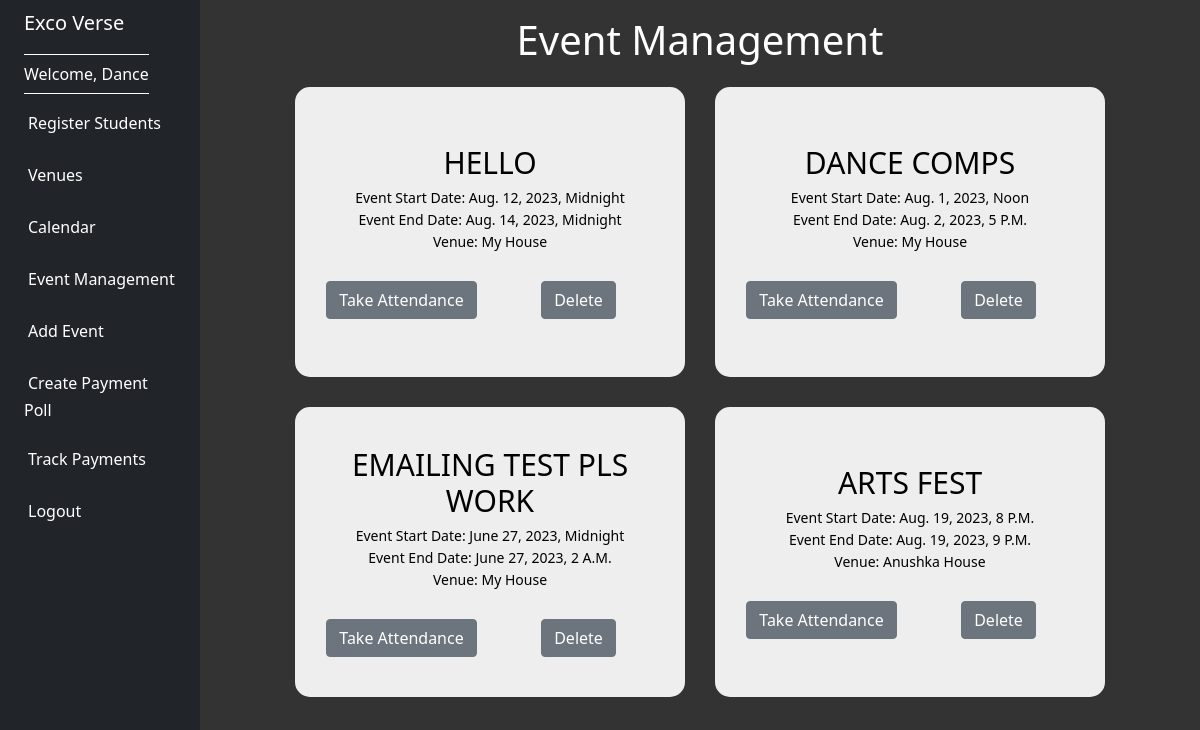
The app's page /all_events/ (signed in), older data.
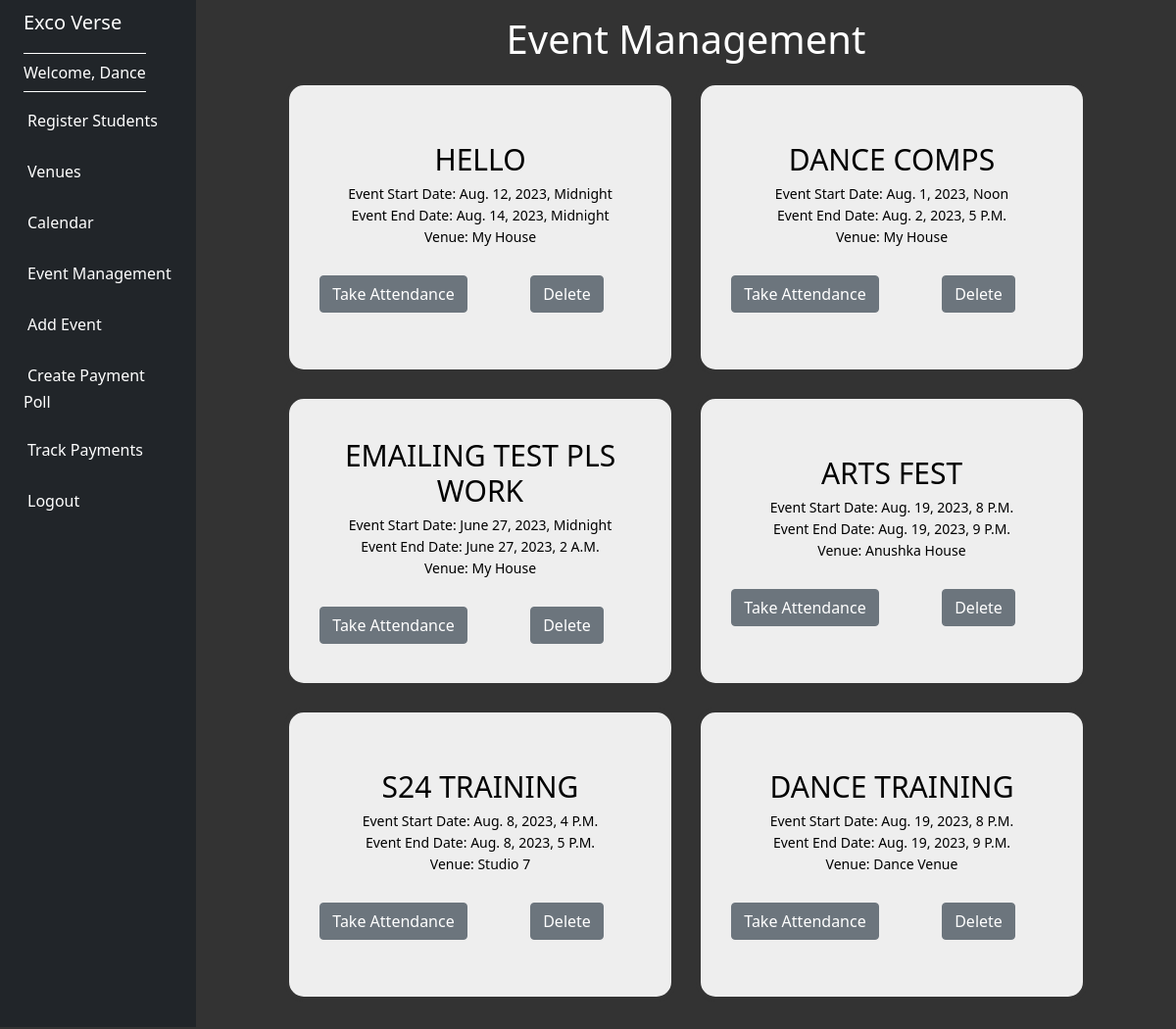
The same page, newer data.
### events/models.py (models this page shows, shortened)
class Event(models.Model):
    name = models.CharField('Event Name', max_length=120)
    start_event_date = models.DateTimeField('Event Start Date')
    end_event_date = models.DateTimeField('Event End Date')
    venue = models.ForeignKey(Venue, blank=True, null=True, on_delete=models.CASCADE)
    attendees = models.ManyToManyField(Student, blank=True, null=True)
    internal = models.BooleanField(default=False)
    description = models.TextField(blank=True)
    manager = models.CharField('Manager', max_length=120, blank=True)

class Venue(models.Model):
    name = models.CharField('Venue Name', max_length=120)
    image_url = models.CharField('Venue Image URL', max_length=200)
    address = models.CharField(max_length=300)
    zip_code = models.CharField('Zip Code', max_length=15)
    web = models.URLField('Website Address', blank=True)
    def __str__(self):
        return self.name

### events/views.py (the view)
# urls.py: path('all_events/',views.all_events, name="list-events"),
def all_events(request):
    if request.user.is_authenticated:
        username = request.user.username
        events_list = Event.objects.filter(manager=username)
        return render(request, 'events/events-list.html',
                    {'event_list':events_list})

### events/templates/events/events-list.html (shortened to what this page needs)
{% extends 'events/base.html' %}
{% block content %}
<center>
  <h1>Event Management</h1>
  <div class="container">
    {% for event in event_list %}
    <div class="card">
      <div class="card-body">
        <h5 class="card-title">{{ event.name }}</h5>
        <p class="card-subtitle"> Event Start Date: {{ event.start_event_date }}</p>
        <p class="card-subtitle"> Event End Date: {{ event.end_event_date }}</p>
        <p class="card-subtitle"> Venue: {{ event.venue }}</p>
        <br>
        <div class="row">
          <div class="col">
            <a href="{% url 'attendance' event.id %}">
              <div class="flex btn btn-secondary">Take Attendance</div>
            </a>
          </div>
          <div class="col">
            <a href="{% url 'remove' event.id %}">
              <div class="flex btn btn-secondary">Delete</div>
            </a>
          </div>
        </div>
      </div>
    </div>
    {% endfor %}
  </div>
</center>
{% endblock %}

Row changes from the older to the newer data that the page shows:
now on this page (row edited): Event: name "S24 TRAINING", start_event_date "Aug. 8, 2023, 4 P.m.", end_event_date "Aug. 8, 2023, 5 P.m.", venue "Studio 7"
now on this page (row edited): Event: name "DANCE TRAINING", start_event_date "Aug. 19, 2023, 8 P.m.", end_event_date "Aug. 19, 2023, 9 P.m.", venue "Dance Venue"
